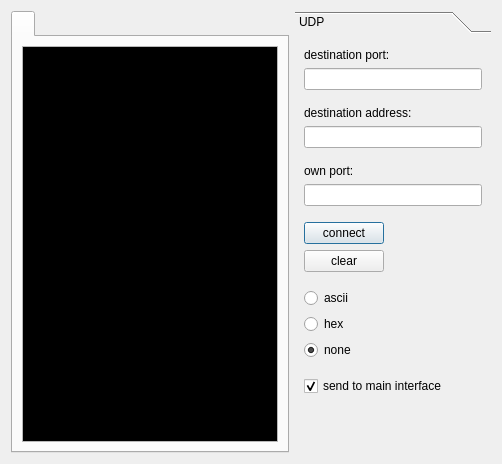
<?xml version="1.0" encoding="UTF-8"?>
<ui version="4.0">
 <class>Dialog</class>
 <widget class="QDialog" name="Dialog">
  <property name="geometry">
   <rect>
    <x>0</x>
    <y>0</y>
    <width>502</width>
    <height>464</height>
   </rect>
  </property>
  <property name="windowTitle">
   <string>dialog</string>
  </property>
  <layout class="QGridLayout" name="gridLayout_3">
   <item row="0" column="0">
    <widget class="QTabWidget" name="TabWidget">
     <widget class="QWidget" name="tab">
      <attribute name="title">
       <string/>
      </attribute>
      <layout class="QGridLayout" name="gridLayout_2">
       <item row="0" column="0">
        <widget class="QTextEdit" name="TextEdit">
         <property name="palette">
          <palette>
           <active>
            <colorrole role="WindowText">
             <brush brushstyle="SolidPattern">
              <color alpha="255">
               <red>0</red>
               <green>255</green>
               <blue>0</blue>
              </color>
             </brush>
            </colorrole>
            <colorrole role="Text">
             <brush brushstyle="SolidPattern">
              <color alpha="255">
               <red>0</red>
               <green>255</green>
               <blue>0</blue>
              </color>
             </brush>
            </colorrole>
            <colorrole role="Base">
             <brush brushstyle="SolidPattern">
              <color alpha="255">
               <red>0</red>
               <green>0</green>
               <blue>0</blue>
              </color>
             </brush>
            </colorrole>
           </active>
           <inactive>
            <colorrole role="WindowText">
             <brush brushstyle="SolidPattern">
              <color alpha="255">
               <red>0</red>
               <green>255</green>
               <blue>0</blue>
              </color>
             </brush>
            </colorrole>
            <colorrole role="Text">
             <brush brushstyle="SolidPattern">
              <color alpha="255">
               <red>0</red>
               <green>255</green>
               <blue>0</blue>
              </color>
             </brush>
            </colorrole>
            <colorrole role="Base">
             <brush brushstyle="SolidPattern">
              <color alpha="255">
               <red>0</red>
               <green>0</green>
               <blue>0</blue>
              </color>
             </brush>
            </colorrole>
           </inactive>
           <disabled>
            <colorrole role="WindowText">
             <brush brushstyle="SolidPattern">
              <color alpha="255">
               <red>120</red>
               <green>120</green>
               <blue>120</blue>
              </color>
             </brush>
            </colorrole>
            <colorrole role="Text">
             <brush brushstyle="SolidPattern">
              <color alpha="255">
               <red>120</red>
               <green>120</green>
               <blue>120</blue>
              </color>
             </brush>
            </colorrole>
            <colorrole role="Base">
             <brush brushstyle="SolidPattern">
              <color alpha="255">
               <red>240</red>
               <green>240</green>
               <blue>240</blue>
              </color>
             </brush>
            </colorrole>
           </disabled>
          </palette>
         </property>
         <property name="font">
          <font>
           <family>Arial</family>
           <pointsize>10</pointsize>
          </font>
         </property>
         <property name="lineWrapMode">
          <enum>QTextEdit::WidgetWidth</enum>
         </property>
        </widget>
       </item>
      </layout>
     </widget>
    </widget>
   </item>
   <item row="0" column="1">
    <widget class="QToolBox" name="ToolBox">
     <property name="currentIndex">
      <number>0</number>
     </property>
     <widget class="QWidget" name="pageUDP">
      <property name="geometry">
       <rect>
        <x>0</x>
        <y>0</y>
        <width>198</width>
        <height>419</height>
       </rect>
      </property>
      <attribute name="label">
       <string>UDP</string>
      </attribute>
      <layout class="QGridLayout" name="gridLayout">
       <item row="7" column="0">
        <widget class="QLineEdit" name="SocketOwnPort">
         <property name="enabled">
          <bool>true</bool>
         </property>
         <property name="minimumSize">
          <size>
           <width>80</width>
           <height>0</height>
          </size>
         </property>
        </widget>
       </item>
       <item row="8" column="0">
        <spacer name="verticalSpacer_4">
         <property name="orientation">
          <enum>Qt::Vertical</enum>
         </property>
         <property name="sizeType">
          <enum>QSizePolicy::Fixed</enum>
         </property>
         <property name="sizeHint" stdset="0">
          <size>
           <width>20</width>
           <height>10</height>
          </size>
         </property>
        </spacer>
       </item>
       <item row="3" column="0">
        <widget class="QLabel" name="soketAddressLabel">
         <property name="text">
          <string>destination address:</string>
         </property>
        </widget>
       </item>
       <item row="1" column="0">
        <widget class="QLineEdit" name="SocketDestinationPort">
         <property name="enabled">
          <bool>true</bool>
         </property>
         <property name="minimumSize">
          <size>
           <width>80</width>
           <height>0</height>
          </size>
         </property>
        </widget>
       </item>
       <item row="6" column="0">
        <widget class="QLabel" name="socketOwnUdpPort">
         <property name="text">
          <string>own port:</string>
         </property>
        </widget>
       </item>
       <item row="4" column="0">
        <widget class="QLineEdit" name="SocketDestinationAddress">
         <property name="enabled">
          <bool>true</bool>
         </property>
         <property name="minimumSize">
          <size>
           <width>80</width>
           <height>0</height>
          </size>
         </property>
         <property name="inputMask">
          <string/>
         </property>
         <property name="text">
          <string/>
         </property>
        </widget>
       </item>
       <item row="2" column="0">
        <spacer name="verticalSpacer_2">
         <property name="orientation">
          <enum>Qt::Vertical</enum>
         </property>
         <property name="sizeType">
          <enum>QSizePolicy::Fixed</enum>
         </property>
         <property name="sizeHint" stdset="0">
          <size>
           <width>20</width>
           <height>10</height>
          </size>
         </property>
        </spacer>
       </item>
       <item row="5" column="0">
        <spacer name="verticalSpacer_3">
         <property name="orientation">
          <enum>Qt::Vertical</enum>
         </property>
         <property name="sizeType">
          <enum>QSizePolicy::Fixed</enum>
         </property>
         <property name="sizeHint" stdset="0">
          <size>
           <width>20</width>
           <height>10</height>
          </size>
         </property>
        </spacer>
       </item>
       <item row="0" column="0">
        <widget class="QLabel" name="socketPortLabel">
         <property name="text">
          <string>destination port:</string>
         </property>
        </widget>
       </item>
       <item row="9" column="0">
        <layout class="QGridLayout" name="gridLayout_4">
         <item row="0" column="1">
          <spacer name="horizontalSpacer">
           <property name="orientation">
            <enum>Qt::Horizontal</enum>
           </property>
           <property name="sizeHint" stdset="0">
            <size>
             <width>40</width>
             <height>20</height>
            </size>
           </property>
          </spacer>
         </item>
         <item row="0" column="0">
          <widget class="QPushButton" name="ConnectButton">
           <property name="text">
            <string>connect</string>
           </property>
          </widget>
         </item>
         <item row="1" column="0">
          <widget class="QPushButton" name="ClearButton">
           <property name="toolTip">
            <string>clear the console</string>
           </property>
           <property name="text">
            <string>clear</string>
           </property>
          </widget>
         </item>
        </layout>
       </item>
       <item row="16" column="0">
        <spacer name="verticalSpacer">
         <property name="orientation">
          <enum>Qt::Vertical</enum>
         </property>
         <property name="sizeHint" stdset="0">
          <size>
           <width>20</width>
           <height>40</height>
          </size>
         </property>
        </spacer>
       </item>
       <item row="11" column="0">
        <widget class="QRadioButton" name="ShowAscii">
         <property name="toolTip">
          <string>show the data as ascii in the script console</string>
         </property>
         <property name="text">
          <string>ascii</string>
         </property>
         <property name="checked">
          <bool>false</bool>
         </property>
        </widget>
       </item>
       <item row="13" column="0">
        <widget class="QRadioButton" name="ShowNothing">
         <property name="toolTip">
          <string>don't show the data in the script console</string>
         </property>
         <property name="text">
          <string>none</string>
         </property>
         <property name="checked">
          <bool>true</bool>
         </property>
        </widget>
       </item>
       <item row="12" column="0">
        <widget class="QRadioButton" name="ShowHex">
         <property name="toolTip">
          <string>show the data as hex in the script console</string>
         </property>
         <property name="text">
          <string>hex</string>
         </property>
        </widget>
       </item>
       <item row="10" column="0">
        <spacer name="verticalSpacer_5">
         <property name="orientation">
          <enum>Qt::Vertical</enum>
         </property>
         <property name="sizeType">
          <enum>QSizePolicy::Fixed</enum>
         </property>
         <property name="sizeHint" stdset="0">
          <size>
           <width>20</width>
           <height>10</height>
          </size>
         </property>
        </spacer>
       </item>
       <item row="14" column="0">
        <spacer name="verticalSpacer_6">
         <property name="orientation">
          <enum>Qt::Vertical</enum>
         </property>
         <property name="sizeType">
          <enum>QSizePolicy::Fixed</enum>
         </property>
         <property name="sizeHint" stdset="0">
          <size>
           <width>20</width>
           <height>10</height>
          </size>
         </property>
        </spacer>
       </item>
       <item row="15" column="0">
        <widget class="QCheckBox" name="SendToMainInterface">
         <property name="toolTip">
          <string>&lt;html&gt;&lt;head/&gt;&lt;body&gt;&lt;p&gt;send the received data to the main interface (this data will be shown in the standard consoles, the logs and worker script can receive it)&lt;/p&gt;&lt;/body&gt;&lt;/html&gt;</string>
         </property>
         <property name="text">
          <string>send to main interface</string>
         </property>
         <property name="checked">
          <bool>true</bool>
         </property>
        </widget>
       </item>
      </layout>
     </widget>
    </widget>
   </item>
  </layout>
 </widget>
 <resources/>
 <connections/>
</ui>
